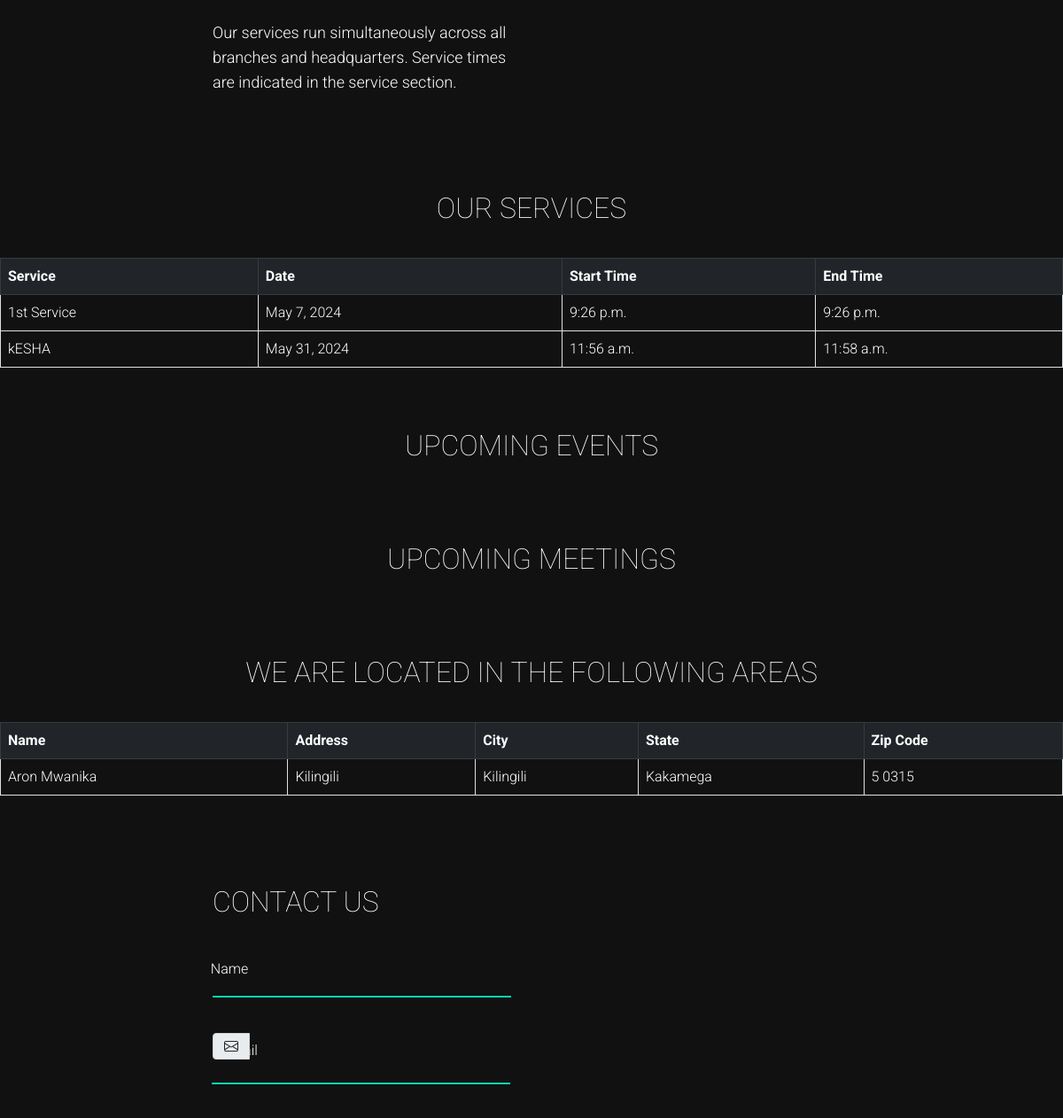
The app's page / (middle part), older data.
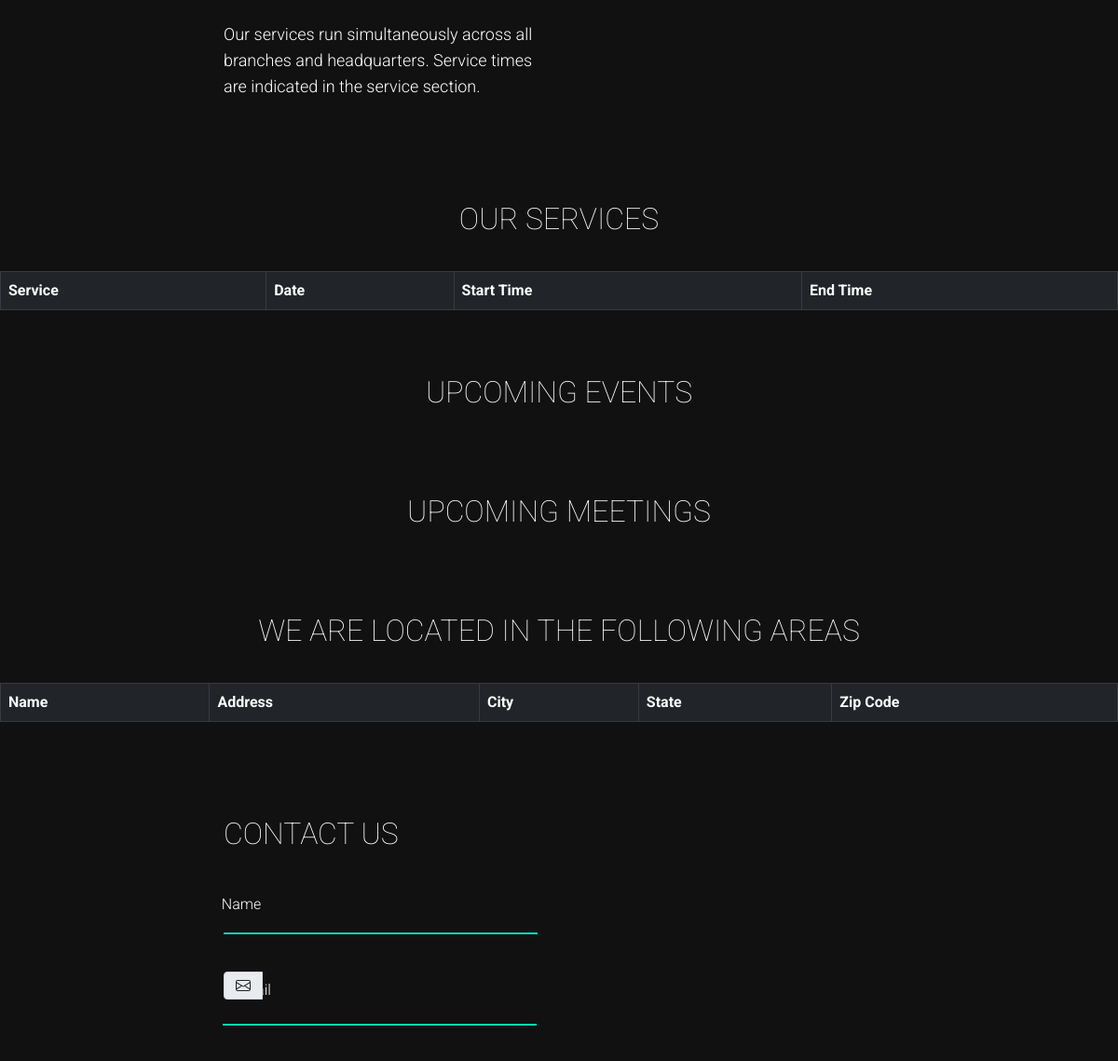
The same page, newer data.
### events/models.py (models this page shows)
class Service(models.Model):
    name = models.CharField(max_length=100)
    date = models.DateField()
    start_time = models.TimeField()
    end_time = models.TimeField()

### dashboard/models.py (models this page shows, shortened)
class Location(models.Model):
    name = models.CharField(max_length=100)
    address = models.TextField(blank=True)
    city = models.CharField(max_length=100)
    state = models.CharField(max_length=100)
    zip_code = models.CharField(max_length=10, blank=True)

### dashboard/views.py (the view)
# urls.py: path('', dashboard, name='dashboard'),
def dashboard(request):
    if request.method == 'POST':
        form = ContactForm(request.POST)
        if form.is_valid():
            form.save()
            return redirect('contact_success')  # Redirect to a success page
    else:
        form = ContactForm()
    current_date = timezone.now().date()
    services = Service.objects.all()
    events = Event.objects.filter(date__gte=current_date).order_by('date')
    locations = Location.objects.all()
    meetings = Meeting.objects.filter(date__gte=current_date).order_by('date')
    context = {
        'services':services,
        'events':events,
        'locations':locations,
        'meetings':meetings,
        'form':form
    }
    return render(request, 'dashboard.html', context)

### dashboard/forms.py
class ContactForm(forms.ModelForm):
    class Meta:
        model = Contact
        fields = ['name', 'email', 'phone', 'message']

### dashboard/templates/dashboard.html (shortened to what the changed rows need)
{% load static %}
<!DOCTYPE html>
<html lang="en">
<head>
    <link href="https://cdn.jsdelivr.net/npm/bootstrap@5.0.2/dist/css/bootstrap.min.css" rel="stylesheet"
>
    <link rel="stylesheet" href="{% static 'css/landing.css' %}">
    <link rel="stylesheet" href="https://stackpath.bootstrapcdn.com/font-awesome/4.7.0/css/font-awesome.min.css">
</head>
<body>
    <main>
        <div id="services">
            <center><h2 class="section-title">Our Services</h2></center>
            <div class="table-responsive">
                <table class="table table-hover table-bordered">
                    <thead class="table-dark">
                        <tr>
                            <th>Service</th>
                            <th>Date</th>
                            <th>Start Time</th>
                            <th>End Time</th>
                        </tr>
                    </thead>
                    <tbody>
                        {% for service in services %}
                        <tr class="text-white">
                            <td>{{ service.name }}</td>
                            <td>{{ service.date }}</td>
                            <td>{{ service.start_time }}</td>
                            <td>{{ service.end_time }}</td>
                        </tr>
                        {% endfor %}
                    </tbody>
                </table>
            </div>
        </div>
        <br />
        <br />
        <div id="events">
        <center><h2 class="section-title">Upcoming Events</h2></center>
        </div>
          <br />
          <br />
        <div id="meetings">
           <center><h2 class="section-title">Upcoming Meetings</h2></center>
        </div>
           <br />
           <br />
        <div id="location">
           <center> <h2 class="section-title">We are located in the Following Areas</h2></center>
            <div class="table-responsive">
                <table class="table table-hover table-bordered">
                    <thead class="table-dark">
                        <tr>
                            <th>Name</th>
                            <th>Address</th>
                            <th>City</th>
                            <th>State</th>
                            <th>Zip Code</th>
                        </tr>
                    </thead>
                    <tbody>
                        {% for location in locations %}
                        <tr class="text-white">
                            <td>{{ location.name }}</td>
                            <td>{{ location.address }}</td>
                            <td>{{ location.city }}</td>
                            <td>{{ location.state }}</td>
                            <td>{{ location.zip_code }}</td>
                        </tr>
                        {% endfor %}
                    </tbody>
                </table>
            </div>
        </div>
        <div class="content-wrapper" id="contact">
            <form class="contact-form astonish" method="post" data-animation="fadeInRight">
                <h2 class="section-title">Contact Us</h2>
            </form>
        </div>
    </main>
</body>
</html>

Row changes from the older to the newer data that the page shows:
removed Service: name "1st Service", date "May 7, 2024", start_time "9:26 p.m.", end_time "9:26 p.m."
removed Service: name "kESHA", date "May 31, 2024", start_time "11:56 a.m.", end_time "11:58 a.m."
removed Location: name "Aron Mwanika", address "Kilingili", city "Kilingili", state "Kakamega", zip_code "5 0315"
